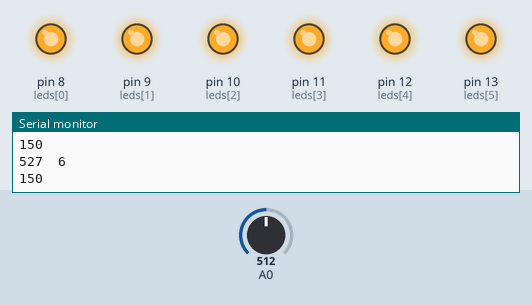
Recording of a sketch running on a simulated Arduino Uno, built with avr-gcc and run on an emulated ATmega328P. Parts: output pins drawn as LEDs (lit = HIGH), the last lines printed to the serial monitor. The inputs (shaded band) are chosen by the test bench; at power-on: A0 = 512.

Above: at 1.2 s.
1.3 s: A0 set to 142
2.8 s: A0 set to 123
At 3.9 s:
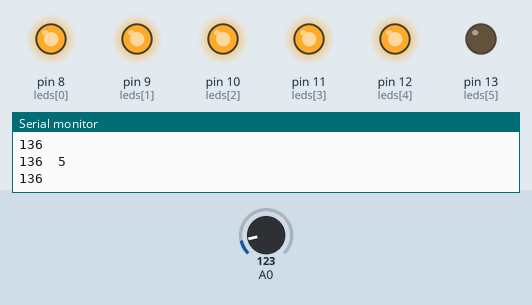
4.3 s: A0 set to 0
At 5.6 s:
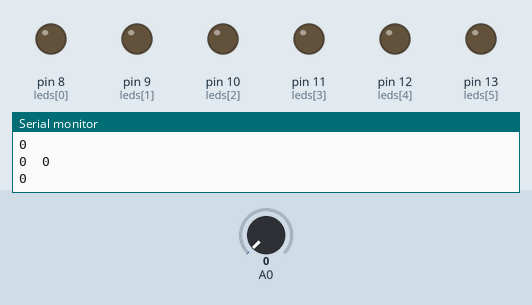
5.9 s: A0 set to 19
7.4 s: A0 set to 24
At 8.1 s:
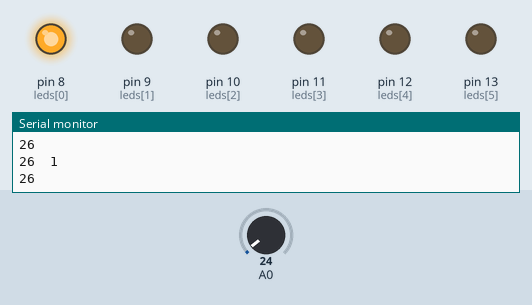
8.9 s: A0 set to 160
At 9.8 s:
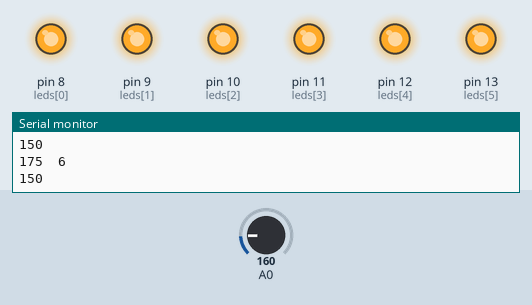
Timing chart, 0 to 11.5 s (numbered marks = the images above; inputs shaded):
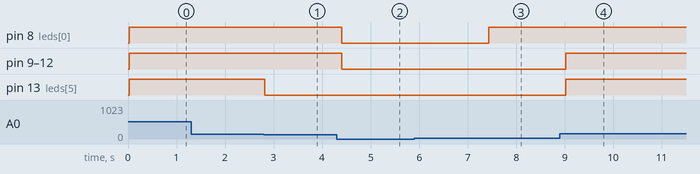

Measured:
- the behaviour switches between 135 and 134 on A0 (found by bisection; images 0 and 1)
- the behaviour switches between 22 and 23 on A0 (found by bisection; images 2 and 3)
- after the input at 2.8 s, pin 13 (leds[5]): HIGH → LOW at once
- after the input at 4.3 s, pin 8 (leds[0]), pin 9 (leds[1]), pin 10 (leds[2]), pin 11 (leds[3]), pin 12 (leds[4]): HIGH → LOW after 0.10 s
- after the input at 7.4 s, pin 8 (leds[0]): LOW → HIGH at once
- after the input at 8.9 s, pin 9 (leds[1]), pin 10 (leds[2]), pin 11 (leds[3]), pin 12 (leds[4]), pin 13 (leds[5]): LOW → HIGH after 0.12 s

The sketch:

led_strip2014_highergain.ino
```cpp
#define NUM_LED 6  //sets the maximum numbers of LEDs
#define MAX 150     //maximum posible reading. TWEAK THIS VALUE!!
int reading[10];
int finalReading;
byte litLeds = 0;
byte multiplier = 1;
byte leds[] = {8, 9, 10, 11, 12, 13};

void setup(){
  Serial.begin(9600); //begin serial communications
  for(int i = 0; i < NUM_LED; i++){ //initialize LEDs as outputs
    pinMode(leds[i], OUTPUT);
  }
}

void loop(){
  for(int i = 0; i < 10; i++){    //take ten readings in ~0.02 seconds
    reading[i] = analogRead(A0) * multiplier;
    delay(2);
  }
  for(int i = 0; i < 10; i++){   //average the ten readings
    finalReading += reading[i];
  }
  finalReading /= 10;
  for(int j = 0; j < NUM_LED; j++){  //write all LEDs low
    digitalWrite(leds[j], LOW);
  }
  Serial.print(finalReading);
  Serial.print("\t");
  finalReading = constrain(finalReading, 0, MAX);
  litLeds = map(finalReading, 0, MAX, 0, NUM_LED);
  Serial.println(litLeds);
  for(int k = 0; k < litLeds; k++){
    digitalWrite(leds[k], HIGH);
  }
  //for serial debugging, uncomment the next two lines.
  Serial.println(finalReading);
  delay(100);
}
```
